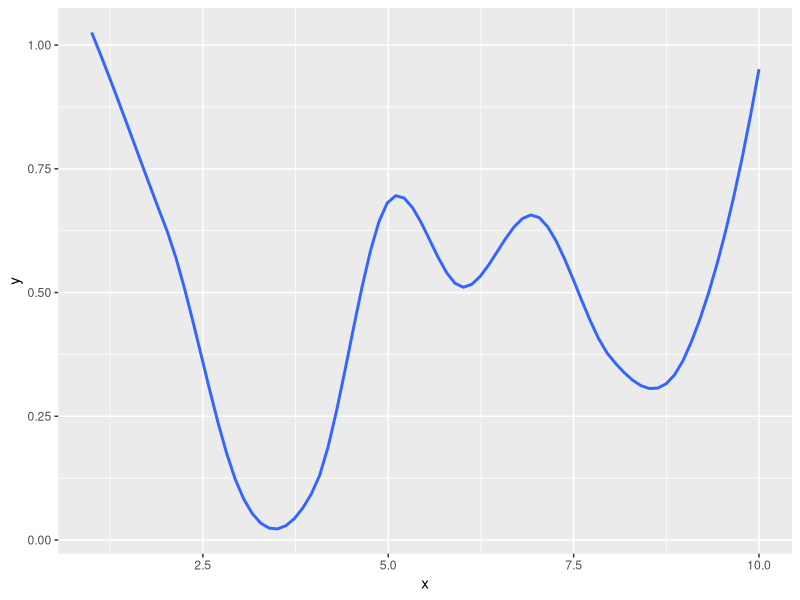

This chart was generated by the following R code:
## ---- chunk 1
#| label: my-code-chunk
#| include: true
#| fig-cap: "An example of a figure"

# this is an r code chunk
# generate some numbers, make a dataframe

library(dplyr)

x <- rep(1:10)
y <- runif(10)

df <- tibble(x, y)

# load plotting library, make basic plot

library(ggplot2)

df %>%
  ggplot(aes(x = x, y = y)) +
  geom_smooth(span = 0.5, se = FALSE)

# because we have `include` set to FALSE, output will not be automatically
# included, we have to specify this in the code chunk (line 40)
## ---- chunk 2
#| label: model
#| eval: !expr params$eval_models
#| cache: !expr params$eval_models

set.seed(123)                               # Set seed for reproducibility
x <- 1:100                                  # Predictor variable
y <- 2 * x + rnorm(100, mean = 0, sd = 10)  # Response variable with noise

data <- data_frame(x, y)

# Fit a linear model

model <- lm(y ~ x, data = data)

# Summary of the model

summary(model)
